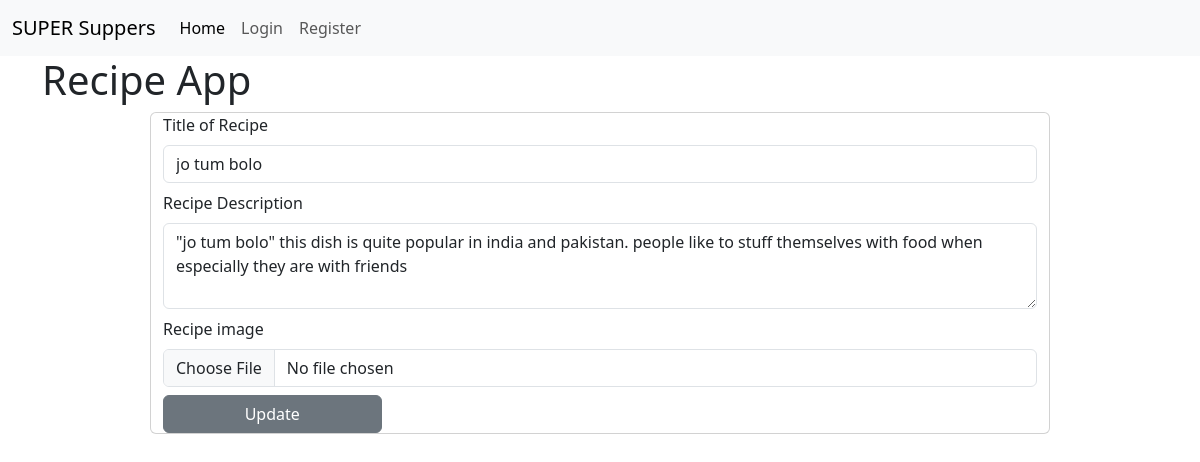
Screenshot of /update_recipe/18/ with the database file from the repository.
### vege/models.py (models this page shows)
class Recipe(models.Model):
    user = models.ForeignKey(User, on_delete=models.SET_NULL, null= True, blank=True)
    recipe_title=models.CharField(max_length=100)
    recipe_description=models.TextField()
    recipeImg=models.ImageField(upload_to="recimages")

### vege/views.py (the view, shortened to what this page needs)
# urls.py: path('update_recipe/<int:id>/', views.update_recipe, name="update recipe"),
def update_recipe(request, id):
    itemupdate= Recipe.objects.get(id=id)
    context= {'recipe': itemupdate}
    return render(request, 'updaterecipe.html', context)

### templates/updaterecipe.html (shortened to what this page needs)
{% extends "base.html" %}
{% block start%}
<div class="container"><h1>Recipe App</h1></div>
<form method='POST' enctype="multipart/form-data">
 <div class="container mt-2 mx-auto card w-75">
   <div class="mb-2">
     <label for="recipe_title" class="form-label">Title of Recipe</label>
     <input type="text" class="form-control" value="{{recipe.recipe_title}}" id="recipe_title" placeholder="kawab biryani", name="recipe_title" required>
   </div>
   <div class="mb-2">
     <label for="recipe_description" class="form-label">Recipe Description</label>
     <textarea class="form-control" value="" id="recipe_description" rows="3" name="recipe_description" required>{{recipe.recipe_description}}</textarea>
   </div>
   <div class="mb-2">
     <label for="recipeImg" class="form-label">Recipe image</label>
     <input type="file" class="form-control" name="recipeImg">
   </div>
   <button type="submit" class="btn btn-secondary w-25">Update</button>
 </div>
</form>
{% endblock %}

### rows the page displays
Recipe: recipe_title "jo tum bolo", recipe_description "\"jo tum bolo\" this dish is quite popular in india and pakistan. people like to stuff themselves with food when especially they are with friends"
